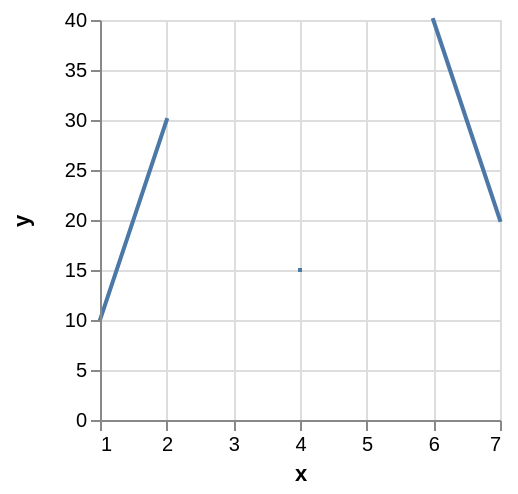

Specify this chart in Vega-Lite:
### Vega specification from a JSON file in a GitHub repository (floating-point values rounded to 4 significant figures)
{"$schema": "https://vega.github.io/schema/vega/v4.json", "description": "A simple bar chart with embedded data.", "autosize": "pad", "padding": 5, "width": 200, "height": 200, "style": "cell", "data": [{"name": "source_0", "values": [{"x": 1, "y": 10}, {"x": 2, "y": 30}, {"x": 3, "y": null}, {"x": 4, "y": 15}, {"x": 5, "y": null}, {"x": 6, "y": 40}, {"x": 7, "y": 20}]}], "marks": [{"name": "marks", "type": "line", "style": ["line"], "sort": {"field": "datum[\"x\"]", "order": "descending"}, "from": {"data": "source_0"}, "encode": {"update": {"strokeCap": {"value": "square"}, "stroke": {"value": "#4c78a8"}, "tooltip": {"signal": "{\"x\": format(datum[\"x\"], \"\"), \"y\": format(datum[\"y\"], \"\")}"}, "x": {"scale": "x", "field": "x"}, "y": {"scale": "y", "field": "y"}, "defined": {"signal": "datum[\"x\"] !== null && !isNaN(datum[\"x\"]) && datum[\"y\"] !== null && !isNaN(datum[\"y\"])"}}}}], "scales": [{"name": "x", "type": "linear", "domain": {"data": "source_0", "field": "x"}, "range": [0, {"signal": "width"}], "nice": true, "zero": false}, {"name": "y", "type": "linear", "domain": {"data": "source_0", "field": "y"}, "range": [{"signal": "height"}, 0], "nice": true, "zero": true}], "axes": [{"scale": "x", "orient": "bottom", "grid": false, "title": "x", "labelFlush": true, "labelOverlap": true, "tickCount": {"signal": "floor(width/40) + 1"}, "zindex": 1}, {"scale": "x", "orient": "bottom", "gridScale": "y", "grid": true, "tickCount": {"signal": "floor(width/40) + 1"}, "domain": false, "labels": false, "maxExtent": 0, "minExtent": 0, "ticks": false, "zindex": 0}, {"scale": "y", "orient": "left", "grid": false, "title": "y", "labelOverlap": true, "tickCount": {"signal": "floor(height/40) + 1"}, "zindex": 1}, {"scale": "y", "orient": "left", "gridScale": "x", "grid": true, "tickCount": {"signal": "floor(height/40) + 1"}, "domain": false, "labels": false, "maxExtent": 0, "minExtent": 0, "ticks": false, "zindex": 0}], "config": {"axisY": {"minExtent": 30}}}
